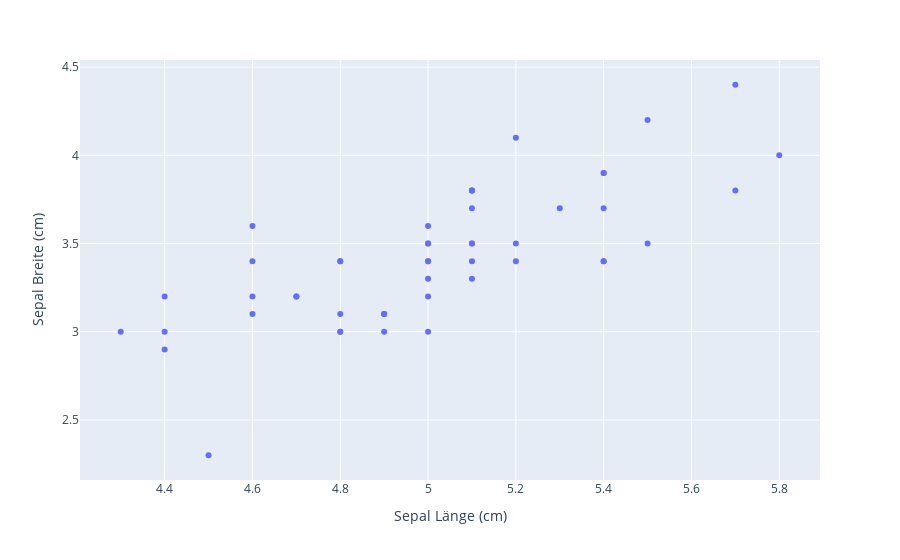

Notebook cell for this chart:
### Markdown cell above
### 2D-Scatter-Diagramme

### Code cell
import plotly.express as px
iris_sel = iris[0:50]
px.scatter(iris_sel,x='Sepal Länge (cm)',y='Sepal Breite (cm)')

### Figure 1 — Plotly figure (JSON) as saved in the notebook; plotly's stock layout.template omitted (floating-point values rounded to 4 significant figures)
{"data": [{"hovertemplate": "Sepal Länge (cm)=%{x}<br>Sepal Breite (cm)=%{y}<extra></extra>", "legendgroup": "", "marker": {"color": "#636efa", "symbol": "circle"}, "mode": "markers", "name": "", "orientation": "v", "showlegend": false, "type": "scatter", "x": [5.1, 4.9, 4.7, 4.6, 5, 5.4, 4.6, 5, 4.4, 4.9, 5.4, 4.8, 4.8, 4.3, 5.8, 5.7, 5.4, 5.1, 5.7, 5.1, 5.4, 5.1, 4.6, 5.1, 4.8, 5, 5, 5.2, 5.2, 4.7, 4.8, 5.4, 5.2, 5.5, 4.9, 5, 5.5, 4.9, 4.4, 5.1, 5, 4.5, 4.4, 5, 5.1, 4.8, 5.1, 4.6, 5.3, 5], "xaxis": "x", "y": [3.5, 3, 3.2, 3.1, 3.6, 3.9, 3.4, 3.4, 2.9, 3.1, 3.7, 3.4, 3, 3, 4, 4.4, 3.9, 3.5, 3.8, 3.8, 3.4, 3.7, 3.6, 3.3, 3.4, 3, 3.4, 3.5, 3.4, 3.2, 3.1, 3.4, 4.1, 4.2, 3.1, 3.2, 3.5, 3.1, 3, 3.4, 3.5, 2.3, 3.2, 3.5, 3.8, 3, 3.8, 3.2, 3.7, 3.3], "yaxis": "y"}], "layout": {"autosize": true, "legend": {"tracegroupgap": 0}, "margin": {"t": 60}, "xaxis": {"anchor": "y", "autorange": true, "domain": [0, 1], "range": [4.208, 5.892], "title": {"text": "Sepal Länge (cm)"}, "type": "linear"}, "yaxis": {"anchor": "x", "autorange": true, "domain": [0, 1], "range": [2.137, 4.563], "title": {"text": "Sepal Breite (cm)"}, "type": "linear"}}}
